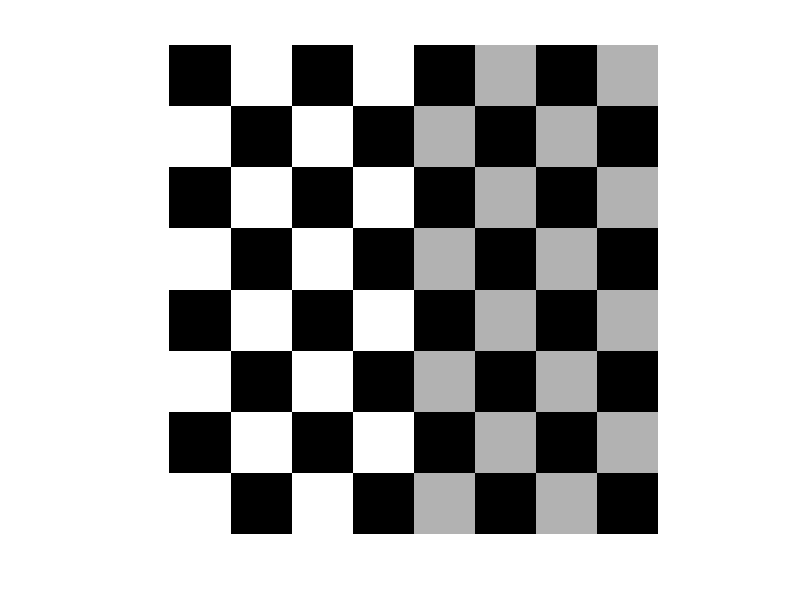
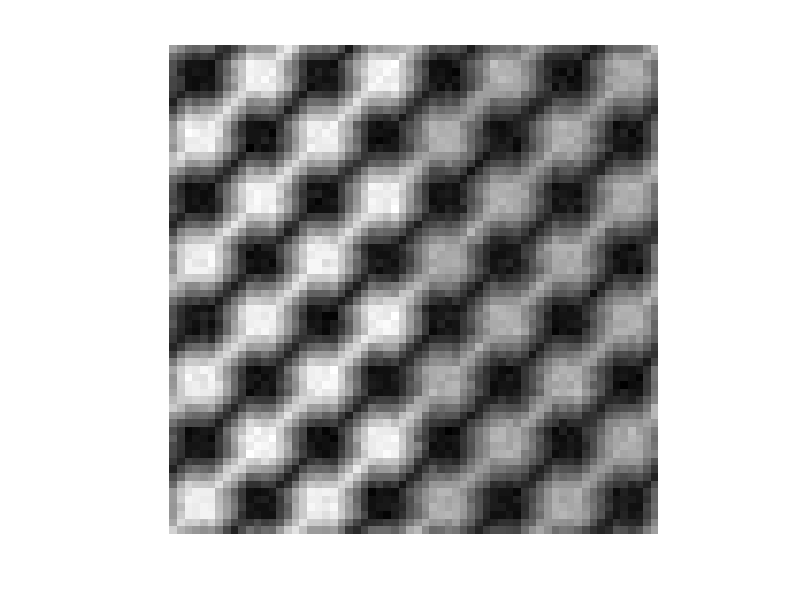
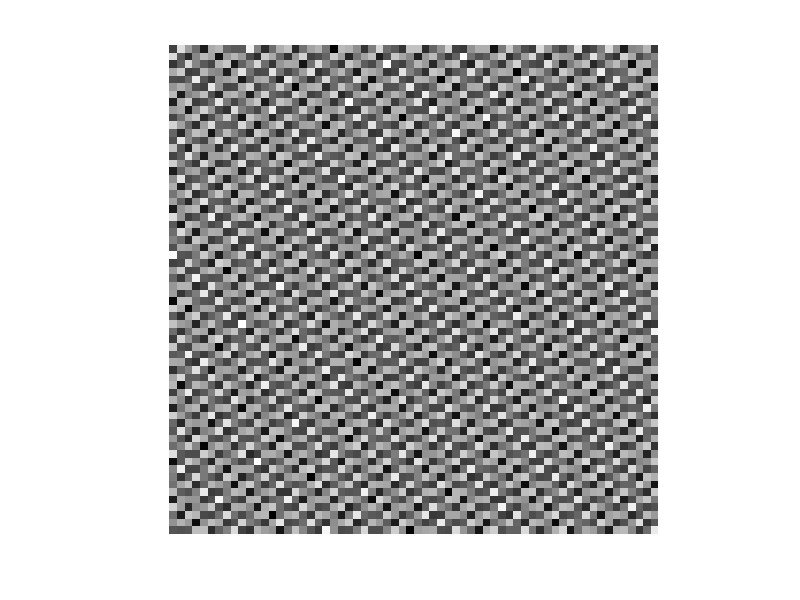
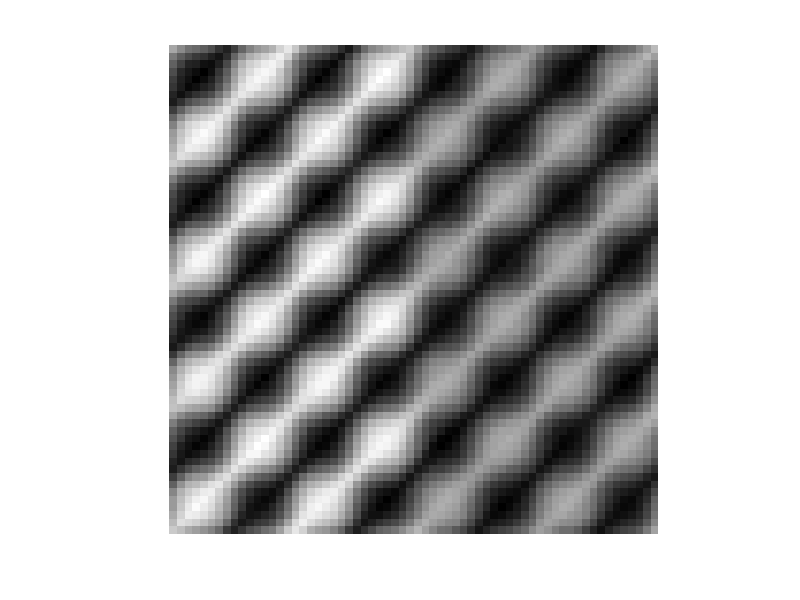

Write the MATLAB code that produced these figures, in order.
F=checkerboard(8);
figure(1);imshow(F,[]);
PSF=fspecial('motion',7,45);
MF=imfilter(F,PSF,'circular');
noise=imnoise(zeros(size(F)),'gaussian',0,0.001);
MFN=MF+noise;
figure(2);imshow(MFN,[]);
NSR=sum(noise(:).^0)/sum(MFN(:).^2);
figure(3);imshow(deconvwnr(MFN,PSF),[]);
figure(4);imshow(deconvwnr(MFN,PSF,NSR),[]);